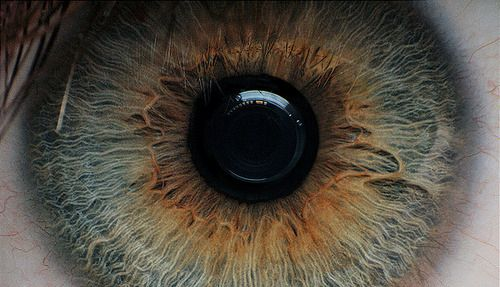
#> input picture tut2/eye.jpg, 500 x 287 px
$ python live.py
#> lines starting #> are read from the running program, lines starting #| are printed output that depends on the picture
from  PIL import Image


im = Image.open('eye.jpg')
#> im is the input picture: PIL image 500x287 RGB; mean R, G, B 82.3, 75.9, 65.5
im.show()

img2 = im.copy()
width, height = img2.size
#> width = 500; height = 287

img3 = im.copy()
width2, height2 = img3.size
#> width2 = 500; height2 = 287

def change_pixels(width, height, img, fun):
#> called with width = 500, height = 287
    for i in range(width):
       for j in range(height):
           val = img.getpixel((i,j))
           new_val = fun(val)
           img.putpixel((i, j), new_val)
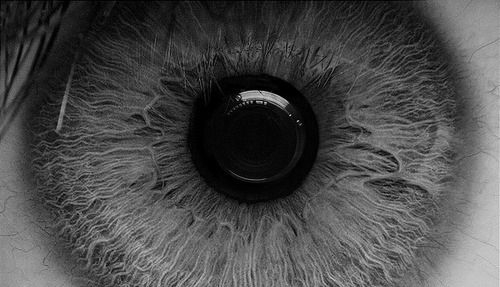
#> img: PIL image 500x287 RGB; min 0, max 224, mean 74.2

def grey_px(px):
    new_px = int(sum(px)/3)
    return (new_px, new_px, new_px)

def inverted_px(px):
    return tuple(map(lambda x: 255-x, px))

change_pixels(width, height, img2, grey_px)
change_pixels(width, height, img3, inverted_px)
#> call 2 of change_pixels, with width = 500, height = 287
#> after the loop in change_pixels (call 2), `for i in range(width):`:
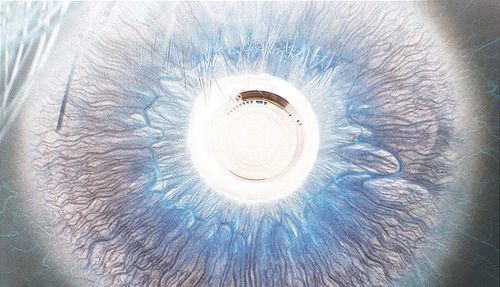
#> img: PIL image 500x287 RGB; mean R, G, B 172.7, 179.1, 189.5
img2.show()
img3.show()
